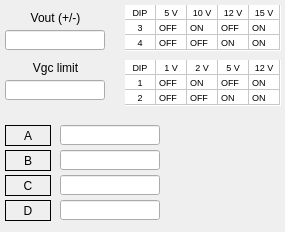
<?xml version="1.0" encoding="UTF-8"?>
<ui version="4.0">
 <class>MainWindow</class>
 <widget class="QMainWindow" name="MainWindow">
  <property name="geometry">
   <rect>
    <x>0</x>
    <y>0</y>
    <width>285</width>
    <height>232</height>
   </rect>
  </property>
  <property name="windowTitle">
   <string>MainWindow</string>
  </property>
  <property name="Title" stdset="0">
   <string>BLD output settings</string>
  </property>
  <widget class="QWidget" name="centralwidget">
   <widget class="caLabel" name="label_18">
    <property name="geometry">
     <rect>
      <x>5</x>
      <y>10</y>
      <width>101</width>
      <height>16</height>
     </rect>
    </property>
    <property name="text">
     <string>Vout (+/-)</string>
    </property>
    <property name="alignment">
     <set>Qt::AlignCenter</set>
    </property>
    <property name="background">
     <color>
      <red>0</red>
      <green>170</green>
      <blue>255</blue>
     </color>
    </property>
   </widget>
   <widget class="caLineEdit" name="calineedit_4">
    <property name="geometry">
     <rect>
      <x>5</x>
      <y>30</y>
      <width>100</width>
      <height>20</height>
     </rect>
    </property>
    <property name="alignment">
     <set>Qt::AlignRight|Qt::AlignTrailing|Qt::AlignVCenter</set>
    </property>
    <property name="channel" stdset="0">
     <string notr="true">$(DEVICE):bld:vout</string>
    </property>
    <property name="framePresent" stdset="0">
     <bool>true</bool>
    </property>
    <property name="frameLineWidth" stdset="0">
     <number>1</number>
    </property>
    <property name="precision">
     <number>2</number>
    </property>
    <property name="precisionMode">
     <enum>caLineEdit::User</enum>
    </property>
   </widget>
   <widget class="QTableWidget" name="tableWidget_2">
    <property name="geometry">
     <rect>
      <x>125</x>
      <y>5</y>
      <width>156</width>
      <height>46</height>
     </rect>
    </property>
    <property name="sizePolicy">
     <sizepolicy hsizetype="Fixed" vsizetype="Fixed">
      <horstretch>0</horstretch>
      <verstretch>0</verstretch>
     </sizepolicy>
    </property>
    <property name="font">
     <font>
      <pointsize>7</pointsize>
     </font>
    </property>
    <property name="autoFillBackground">
     <bool>true</bool>
    </property>
    <property name="frameShape">
     <enum>QFrame::NoFrame</enum>
    </property>
    <property name="rowCount">
     <number>3</number>
    </property>
    <property name="columnCount">
     <number>5</number>
    </property>
    <attribute name="horizontalHeaderVisible">
     <bool>false</bool>
    </attribute>
    <attribute name="horizontalHeaderDefaultSectionSize">
     <number>31</number>
    </attribute>
    <attribute name="horizontalHeaderHighlightSections">
     <bool>false</bool>
    </attribute>
    <attribute name="horizontalHeaderMinimumSectionSize">
     <number>10</number>
    </attribute>
    <attribute name="horizontalHeaderStretchLastSection">
     <bool>false</bool>
    </attribute>
    <attribute name="verticalHeaderVisible">
     <bool>false</bool>
    </attribute>
    <attribute name="verticalHeaderDefaultSectionSize">
     <number>15</number>
    </attribute>
    <attribute name="verticalHeaderStretchLastSection">
     <bool>false</bool>
    </attribute>
    <attribute name="verticalHeaderVisible">
     <bool>false</bool>
    </attribute>
    <attribute name="verticalHeaderDefaultSectionSize">
     <number>15</number>
    </attribute>
    <attribute name="horizontalHeaderStretchLastSection">
     <bool>false</bool>
    </attribute>
    <attribute name="horizontalHeaderVisible">
     <bool>false</bool>
    </attribute>
    <attribute name="horizontalHeaderMinimumSectionSize">
     <number>10</number>
    </attribute>
    <attribute name="horizontalHeaderHighlightSections">
     <bool>false</bool>
    </attribute>
    <attribute name="verticalHeaderStretchLastSection">
     <bool>false</bool>
    </attribute>
    <attribute name="horizontalHeaderDefaultSectionSize">
     <number>31</number>
    </attribute>
    <row/>
    <row/>
    <row/>
    <column/>
    <column/>
    <column/>
    <column/>
    <column/>
    <item row="0" column="0">
     <property name="text">
      <string>DIP</string>
     </property>
     <property name="textAlignment">
      <set>AlignHCenter|AlignVCenter|AlignCenter</set>
     </property>
    </item>
    <item row="0" column="1">
     <property name="text">
      <string>5 V</string>
     </property>
     <property name="textAlignment">
      <set>AlignHCenter|AlignVCenter|AlignCenter</set>
     </property>
    </item>
    <item row="0" column="2">
     <property name="text">
      <string>10 V</string>
     </property>
     <property name="textAlignment">
      <set>AlignHCenter|AlignVCenter|AlignCenter</set>
     </property>
    </item>
    <item row="0" column="3">
     <property name="text">
      <string>12 V</string>
     </property>
     <property name="textAlignment">
      <set>AlignHCenter|AlignVCenter|AlignCenter</set>
     </property>
    </item>
    <item row="0" column="4">
     <property name="text">
      <string>15 V</string>
     </property>
     <property name="textAlignment">
      <set>AlignHCenter|AlignVCenter|AlignCenter</set>
     </property>
    </item>
    <item row="1" column="0">
     <property name="text">
      <string>3</string>
     </property>
     <property name="textAlignment">
      <set>AlignHCenter|AlignVCenter|AlignCenter</set>
     </property>
    </item>
    <item row="1" column="1">
     <property name="text">
      <string>OFF</string>
     </property>
    </item>
    <item row="1" column="2">
     <property name="text">
      <string>ON</string>
     </property>
    </item>
    <item row="1" column="3">
     <property name="text">
      <string>OFF</string>
     </property>
    </item>
    <item row="1" column="4">
     <property name="text">
      <string>ON</string>
     </property>
    </item>
    <item row="2" column="0">
     <property name="text">
      <string>4</string>
     </property>
     <property name="textAlignment">
      <set>AlignHCenter|AlignVCenter|AlignCenter</set>
     </property>
    </item>
    <item row="2" column="1">
     <property name="text">
      <string>OFF</string>
     </property>
    </item>
    <item row="2" column="2">
     <property name="text">
      <string>OFF</string>
     </property>
    </item>
    <item row="2" column="3">
     <property name="text">
      <string>ON</string>
     </property>
    </item>
    <item row="2" column="4">
     <property name="text">
      <string>ON</string>
     </property>
    </item>
   </widget>
   <widget class="caLabel" name="label_19">
    <property name="geometry">
     <rect>
      <x>5</x>
      <y>60</y>
      <width>101</width>
      <height>16</height>
     </rect>
    </property>
    <property name="text">
     <string>Vgc limit</string>
    </property>
    <property name="alignment">
     <set>Qt::AlignCenter</set>
    </property>
    <property name="background">
     <color>
      <red>255</red>
      <green>170</green>
      <blue>0</blue>
     </color>
    </property>
   </widget>
   <widget class="caLineEdit" name="calineedit_5">
    <property name="geometry">
     <rect>
      <x>5</x>
      <y>80</y>
      <width>100</width>
      <height>20</height>
     </rect>
    </property>
    <property name="alignment">
     <set>Qt::AlignRight|Qt::AlignTrailing|Qt::AlignVCenter</set>
    </property>
    <property name="channel" stdset="0">
     <string notr="true">$(DEVICE):bld:vgc:limit</string>
    </property>
    <property name="framePresent" stdset="0">
     <bool>true</bool>
    </property>
    <property name="frameLineWidth" stdset="0">
     <number>1</number>
    </property>
    <property name="precision">
     <number>2</number>
    </property>
    <property name="precisionMode">
     <enum>caLineEdit::User</enum>
    </property>
   </widget>
   <widget class="QTableWidget" name="tableWidget">
    <property name="geometry">
     <rect>
      <x>125</x>
      <y>60</y>
      <width>156</width>
      <height>46</height>
     </rect>
    </property>
    <property name="sizePolicy">
     <sizepolicy hsizetype="Fixed" vsizetype="Fixed">
      <horstretch>0</horstretch>
      <verstretch>0</verstretch>
     </sizepolicy>
    </property>
    <property name="font">
     <font>
      <pointsize>7</pointsize>
     </font>
    </property>
    <property name="autoFillBackground">
     <bool>true</bool>
    </property>
    <property name="frameShape">
     <enum>QFrame::NoFrame</enum>
    </property>
    <property name="rowCount">
     <number>3</number>
    </property>
    <property name="columnCount">
     <number>5</number>
    </property>
    <attribute name="horizontalHeaderVisible">
     <bool>false</bool>
    </attribute>
    <attribute name="horizontalHeaderDefaultSectionSize">
     <number>31</number>
    </attribute>
    <attribute name="horizontalHeaderHighlightSections">
     <bool>false</bool>
    </attribute>
    <attribute name="horizontalHeaderMinimumSectionSize">
     <number>10</number>
    </attribute>
    <attribute name="horizontalHeaderStretchLastSection">
     <bool>false</bool>
    </attribute>
    <attribute name="verticalHeaderVisible">
     <bool>false</bool>
    </attribute>
    <attribute name="verticalHeaderDefaultSectionSize">
     <number>15</number>
    </attribute>
    <attribute name="verticalHeaderStretchLastSection">
     <bool>false</bool>
    </attribute>
    <attribute name="verticalHeaderVisible">
     <bool>false</bool>
    </attribute>
    <attribute name="verticalHeaderDefaultSectionSize">
     <number>15</number>
    </attribute>
    <attribute name="horizontalHeaderStretchLastSection">
     <bool>false</bool>
    </attribute>
    <attribute name="horizontalHeaderVisible">
     <bool>false</bool>
    </attribute>
    <attribute name="horizontalHeaderMinimumSectionSize">
     <number>10</number>
    </attribute>
    <attribute name="horizontalHeaderHighlightSections">
     <bool>false</bool>
    </attribute>
    <attribute name="verticalHeaderStretchLastSection">
     <bool>false</bool>
    </attribute>
    <attribute name="horizontalHeaderDefaultSectionSize">
     <number>31</number>
    </attribute>
    <row/>
    <row/>
    <row/>
    <column/>
    <column/>
    <column/>
    <column/>
    <column/>
    <item row="0" column="0">
     <property name="text">
      <string>DIP</string>
     </property>
     <property name="textAlignment">
      <set>AlignHCenter|AlignVCenter|AlignCenter</set>
     </property>
    </item>
    <item row="0" column="1">
     <property name="text">
      <string>1 V</string>
     </property>
     <property name="textAlignment">
      <set>AlignHCenter|AlignVCenter|AlignCenter</set>
     </property>
    </item>
    <item row="0" column="2">
     <property name="text">
      <string>2 V</string>
     </property>
     <property name="textAlignment">
      <set>AlignHCenter|AlignVCenter|AlignCenter</set>
     </property>
    </item>
    <item row="0" column="3">
     <property name="text">
      <string>5 V</string>
     </property>
     <property name="textAlignment">
      <set>AlignHCenter|AlignVCenter|AlignCenter</set>
     </property>
    </item>
    <item row="0" column="4">
     <property name="text">
      <string>12 V</string>
     </property>
     <property name="textAlignment">
      <set>AlignHCenter|AlignVCenter|AlignCenter</set>
     </property>
    </item>
    <item row="1" column="0">
     <property name="text">
      <string>1</string>
     </property>
     <property name="textAlignment">
      <set>AlignHCenter|AlignVCenter|AlignCenter</set>
     </property>
    </item>
    <item row="1" column="1">
     <property name="text">
      <string>OFF</string>
     </property>
    </item>
    <item row="1" column="2">
     <property name="text">
      <string>ON</string>
     </property>
    </item>
    <item row="1" column="3">
     <property name="text">
      <string>OFF</string>
     </property>
    </item>
    <item row="1" column="4">
     <property name="text">
      <string>ON</string>
     </property>
    </item>
    <item row="2" column="0">
     <property name="text">
      <string>2</string>
     </property>
     <property name="textAlignment">
      <set>AlignHCenter|AlignVCenter|AlignCenter</set>
     </property>
    </item>
    <item row="2" column="1">
     <property name="text">
      <string>OFF</string>
     </property>
    </item>
    <item row="2" column="2">
     <property name="text">
      <string>OFF</string>
     </property>
    </item>
    <item row="2" column="3">
     <property name="text">
      <string>ON</string>
     </property>
    </item>
    <item row="2" column="4">
     <property name="text">
      <string>ON</string>
     </property>
    </item>
   </widget>
   <widget class="caLineEdit" name="calineedit_3">
    <property name="geometry">
     <rect>
      <x>60</x>
      <y>125</y>
      <width>100</width>
      <height>20</height>
     </rect>
    </property>
    <property name="alignment">
     <set>Qt::AlignCenter</set>
    </property>
    <property name="channel" stdset="0">
     <string notr="true">$(DEVICE):bld:vgc:A_mon</string>
    </property>
    <property name="framePresent" stdset="0">
     <bool>true</bool>
    </property>
    <property name="frameLineWidth" stdset="0">
     <number>1</number>
    </property>
    <property name="precision">
     <number>2</number>
    </property>
    <property name="precisionMode">
     <enum>caLineEdit::User</enum>
    </property>
    <property name="unitsEnabled">
     <bool>true</bool>
    </property>
   </widget>
   <widget class="caLineEdit" name="calineedit_6">
    <property name="geometry">
     <rect>
      <x>60</x>
      <y>150</y>
      <width>100</width>
      <height>20</height>
     </rect>
    </property>
    <property name="alignment">
     <set>Qt::AlignCenter</set>
    </property>
    <property name="channel" stdset="0">
     <string notr="true">$(DEVICE):bld:vgc:B_mon</string>
    </property>
    <property name="framePresent" stdset="0">
     <bool>true</bool>
    </property>
    <property name="frameLineWidth" stdset="0">
     <number>1</number>
    </property>
    <property name="precision">
     <number>2</number>
    </property>
    <property name="precisionMode">
     <enum>caLineEdit::User</enum>
    </property>
    <property name="unitsEnabled">
     <bool>true</bool>
    </property>
   </widget>
   <widget class="caLineEdit" name="calineedit_7">
    <property name="geometry">
     <rect>
      <x>60</x>
      <y>175</y>
      <width>100</width>
      <height>20</height>
     </rect>
    </property>
    <property name="alignment">
     <set>Qt::AlignCenter</set>
    </property>
    <property name="channel" stdset="0">
     <string notr="true">$(DEVICE):bld:vgc:C_mon</string>
    </property>
    <property name="framePresent" stdset="0">
     <bool>true</bool>
    </property>
    <property name="frameLineWidth" stdset="0">
     <number>1</number>
    </property>
    <property name="precision">
     <number>2</number>
    </property>
    <property name="precisionMode">
     <enum>caLineEdit::User</enum>
    </property>
    <property name="unitsEnabled">
     <bool>true</bool>
    </property>
   </widget>
   <widget class="caLineEdit" name="calineedit_8">
    <property name="geometry">
     <rect>
      <x>60</x>
      <y>200</y>
      <width>100</width>
      <height>20</height>
     </rect>
    </property>
    <property name="alignment">
     <set>Qt::AlignCenter</set>
    </property>
    <property name="channel" stdset="0">
     <string notr="true">$(DEVICE):bld:vgc:D_mon</string>
    </property>
    <property name="framePresent" stdset="0">
     <bool>true</bool>
    </property>
    <property name="frameLineWidth" stdset="0">
     <number>1</number>
    </property>
    <property name="precision">
     <number>2</number>
    </property>
    <property name="precisionMode">
     <enum>caLineEdit::User</enum>
    </property>
    <property name="unitsEnabled">
     <bool>true</bool>
    </property>
   </widget>
   <widget class="caLabel" name="calabel_6">
    <property name="geometry">
     <rect>
      <x>5</x>
      <y>175</y>
      <width>46</width>
      <height>21</height>
     </rect>
    </property>
    <property name="frameShape">
     <enum>QFrame::Box</enum>
    </property>
    <property name="text">
     <string>C</string>
    </property>
    <property name="alignment">
     <set>Qt::AlignCenter</set>
    </property>
    <property name="botTopBorderWidth">
     <double>0.000000000000000</double>
    </property>
    <property name="lateralBorderWidth">
     <double>0.000000000000000</double>
    </property>
    <property name="background">
     <color>
      <red>255</red>
      <green>255</green>
      <blue>255</blue>
     </color>
    </property>
   </widget>
   <widget class="caLabel" name="calabel_7">
    <property name="geometry">
     <rect>
      <x>5</x>
      <y>200</y>
      <width>46</width>
      <height>21</height>
     </rect>
    </property>
    <property name="frameShape">
     <enum>QFrame::Box</enum>
    </property>
    <property name="text">
     <string>D</string>
    </property>
    <property name="alignment">
     <set>Qt::AlignCenter</set>
    </property>
    <property name="botTopBorderWidth">
     <double>0.000000000000000</double>
    </property>
    <property name="lateralBorderWidth">
     <double>0.000000000000000</double>
    </property>
    <property name="background">
     <color>
      <red>255</red>
      <green>255</green>
      <blue>255</blue>
     </color>
    </property>
   </widget>
   <widget class="caLabel" name="calabel_5">
    <property name="geometry">
     <rect>
      <x>5</x>
      <y>150</y>
      <width>46</width>
      <height>21</height>
     </rect>
    </property>
    <property name="frameShape">
     <enum>QFrame::Box</enum>
    </property>
    <property name="text">
     <string>B</string>
    </property>
    <property name="alignment">
     <set>Qt::AlignCenter</set>
    </property>
    <property name="botTopBorderWidth">
     <double>0.000000000000000</double>
    </property>
    <property name="lateralBorderWidth">
     <double>0.000000000000000</double>
    </property>
    <property name="background">
     <color>
      <red>255</red>
      <green>255</green>
      <blue>255</blue>
     </color>
    </property>
   </widget>
   <widget class="caLabel" name="calabel_4">
    <property name="geometry">
     <rect>
      <x>5</x>
      <y>125</y>
      <width>46</width>
      <height>21</height>
     </rect>
    </property>
    <property name="frameShape">
     <enum>QFrame::Box</enum>
    </property>
    <property name="text">
     <string>A</string>
    </property>
    <property name="alignment">
     <set>Qt::AlignCenter</set>
    </property>
    <property name="botTopBorderWidth">
     <double>0.000000000000000</double>
    </property>
    <property name="lateralBorderWidth">
     <double>0.000000000000000</double>
    </property>
    <property name="background">
     <color>
      <red>255</red>
      <green>255</green>
      <blue>255</blue>
     </color>
    </property>
   </widget>
  </widget>
 </widget>
 <customwidgets>
  <customwidget>
   <class>caLabel</class>
   <extends>QLabel</extends>
   <header>caLabel</header>
  </customwidget>
  <customwidget>
   <class>caLineEdit</class>
   <extends>QLineEdit</extends>
   <header>caLineEdit</header>
  </customwidget>
 </customwidgets>
 <resources/>
 <connections/>
</ui>
